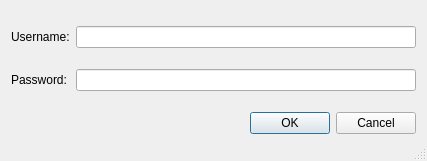
<?xml version="1.0" encoding="UTF-8"?>
<ui version="4.0">
 <class>Login</class>
 <widget class="QDialog" name="Login">
  <property name="geometry">
   <rect>
    <x>0</x>
    <y>0</y>
    <width>427</width>
    <height>161</height>
   </rect>
  </property>
  <property name="windowTitle">
   <string>Database-Login</string>
  </property>
  <property name="sizeGripEnabled">
   <bool>true</bool>
  </property>
  <layout class="QGridLayout" name="gridLayout">
   <item row="0" column="0">
    <widget class="QLabel" name="label">
     <property name="text">
      <string>Username:</string>
     </property>
    </widget>
   </item>
   <item row="0" column="1">
    <widget class="QLineEdit" name="lneUserName"/>
   </item>
   <item row="1" column="0">
    <widget class="QLabel" name="label_2">
     <property name="text">
      <string>Password:</string>
     </property>
    </widget>
   </item>
   <item row="1" column="1">
    <widget class="QLineEdit" name="lnePassWord">
     <property name="echoMode">
      <enum>QLineEdit::Password</enum>
     </property>
    </widget>
   </item>
   <item row="2" column="1">
    <widget class="QDialogButtonBox" name="btnBoxLogin">
     <property name="standardButtons">
      <set>QDialogButtonBox::Cancel|QDialogButtonBox::Ok</set>
     </property>
    </widget>
   </item>
  </layout>
 </widget>
 <resources/>
 <connections/>
</ui>
